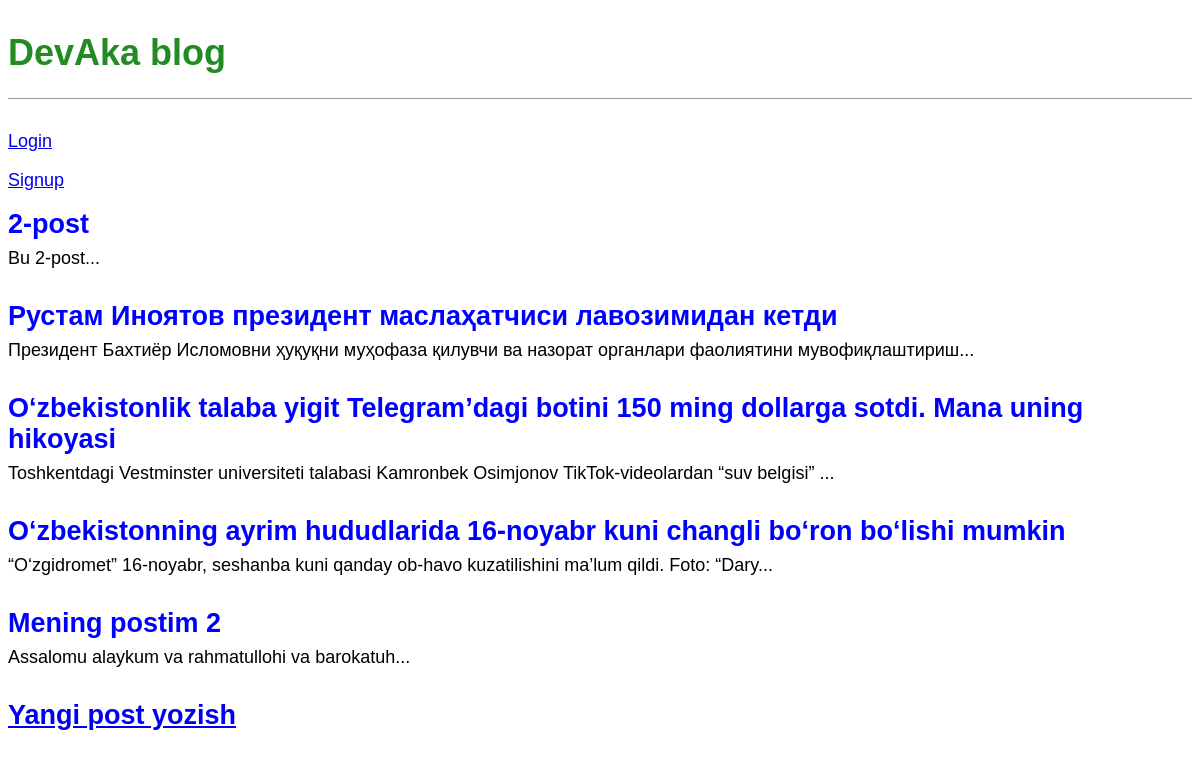
The page / on the database its author committed.
### blog/models.py (models this page shows, shortened)
class Post(models.Model):
    title = models.CharField(max_length=200)
    author = models.ForeignKey(
        'auth.User',
        on_delete=models.CASCADE
    )
    body = models.TextField()

### blog/views.py (the view)
# urls.py: path('', BlogListView.as_view(), name='home'),
class BlogListView(ListView):
    model = Post
    template_name = 'home.html'

### templates/home.html
{% extends 'base.html' %}
{% block content %}
    {% for post in object_list %}
        <div class="post-entry">
            <h2><a href="{% url 'post_detail' post.pk %}">{{post.title}}</a></h2>
            <p>{{post.body | slice:":100"}}...</p>
        </div>
    {% endfor %}
{% endblock content %}

### templates/base.html (shortened to what this page needs)
<!DOCTYPE html>
{% load static %}
<html lang="en">
<head>
    <link rel="stylesheet" href="{% static 'css/base.css' %}">
</head>
<body>
    <header>
        <h1><a href="{% url 'home' %}">DevAka blog</a></h1>
    </header>
    {% if user.is_authenticated %}
        <p>Xush kelibsiz, {{user.username}}</p>
        <p><a href="{% url 'logout' %}">Logout</a></p>
    {% else %}
        <p><a href="{% url 'login' %}">Login</a></p>
        <p><a href="{% url 'signup' %}">Signup</a></p>
    {% endif %}
        <div>
            {% block content %}
            {% endblock content %}
        </div>
    <footer>
        <h2><a href="{% url 'post_new' %}">Yangi post yozish</a></h2>
    </footer>
</body>
</html>

### static/css/base.css (style rules this page uses)
header { border-bottom: 1px solid #999; margin-bottom: 2rem; display: flex; }
body { font-family: 'Noto Sans JP', sans-serif; font-size: 18px; }
header h1 a { color: ForestGreen; text-decoration: none; }
.post-entry { margin-bottom: 2rem; }
.post-entry h2 { margin: 0.5rem 0; }
.post-entry h2 a, .post-entry h2 a:visited { color: blue; text-decoration: none; }
.post-entry p { margin: 0; font-weight: 400; }

### rows shown on the page
Post: title "2-post", body "Bu 2-post"
Post: title "Рустам Иноятов президент маслаҳатчиси лавозимидан кетди", body "Президент Бахтиёр Исломовни ҳуқуқни муҳофаза қилувчи ва назорат органлари фаолиятини мувофиқлаштириш"
Post: title "O‘zbekistonlik talaba yigit Telegram’dagi botini 150 ming dollarga sotdi. Mana uning hikoyasi", body "Toshkentdagi Vestminster universiteti talabasi Kamronbek Osimjonov TikTok-videolardan “suv belgisi”"
Post: title "O‘zbekistonning ayrim hududlarida 16-noyabr kuni changli bo‘ron bo‘lishi mumkin", body "“O‘zgidromet” 16-noyabr, seshanba kuni qanday ob-havo kuzatilishini ma’lum qildi. Foto: “Dary"
Post: title "Mening postim 2", body "Assalomu alaykum va rahmatullohi va barokatuh"
